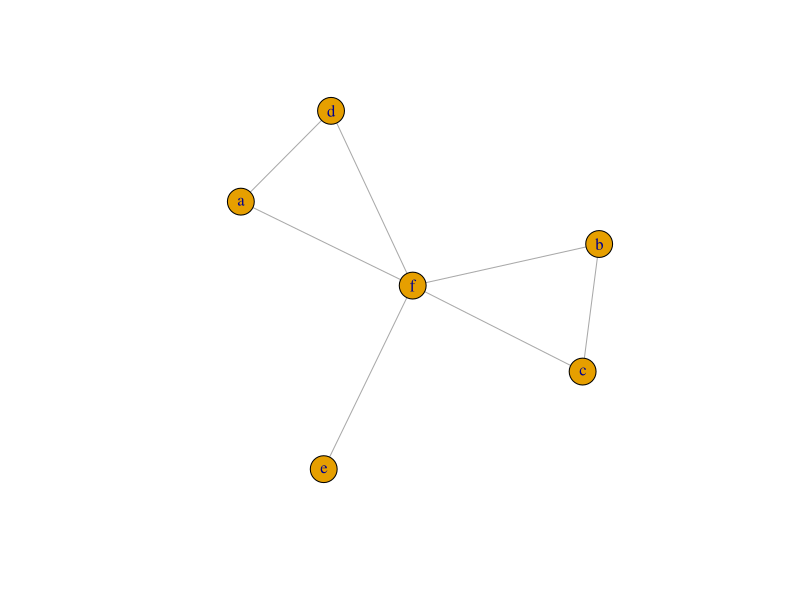
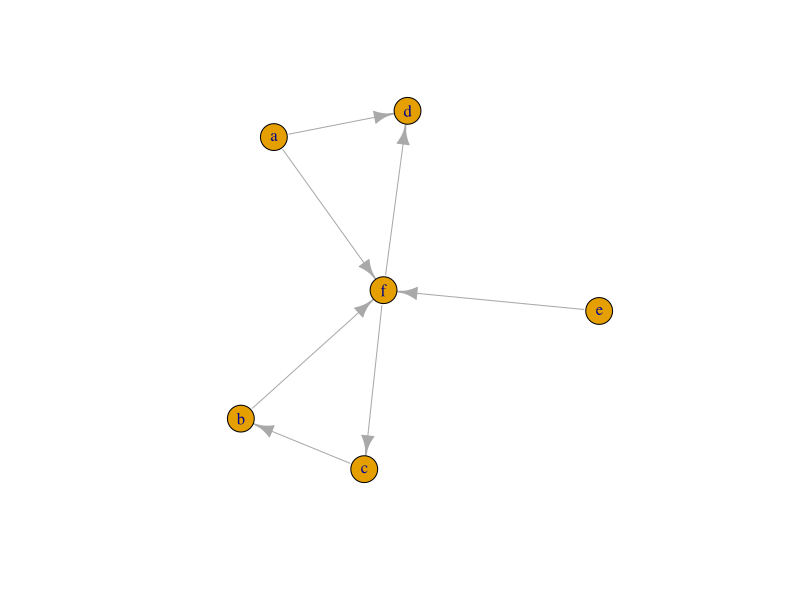
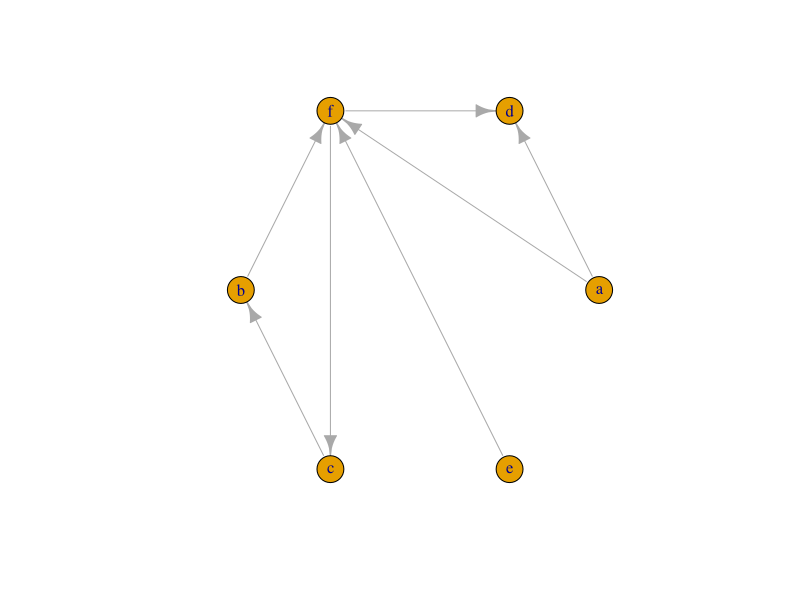
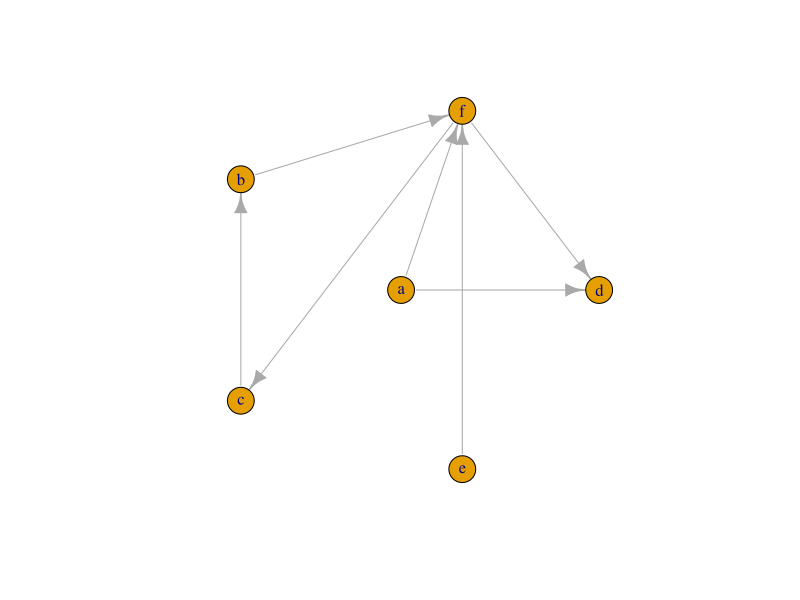
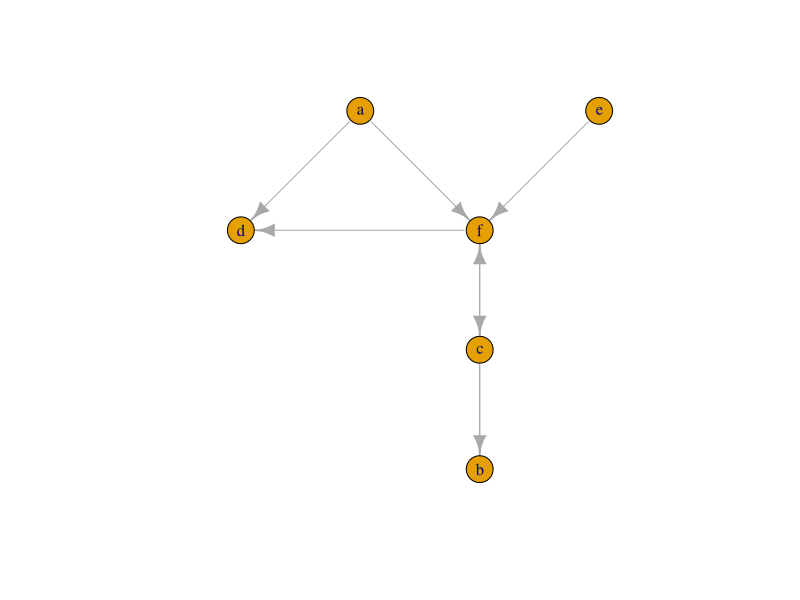
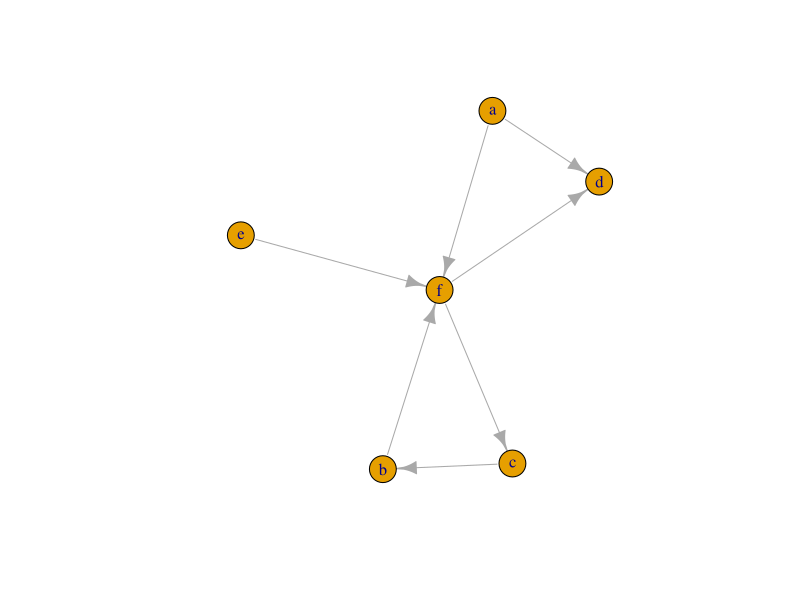

Source code (R) for these figures, in order:
library(igraph)


#1
gU = make_graph(c('a','d',
                  'a','f',
                  'b','f',
                  'c','b',
                  'e','f',
                  'f','c',
                  'f','d'),
                directed = F)
class(gU)

plot(gU)

V(gU)
E(gU)

gU[]

degree(gU)
closeness(gU)
betweenness(gU)

#2

gD = make_graph(c('a','d',
                  'a','f',
                  'b','f',
                  'c','b',
                  'e','f',
                  'f','c',
                  'f','d'),
                directed = T)

plot(gD)

V(gD)
E(gD)

gD[]

degree(gD)
closeness(gD)
betweenness(gD)


l = layout_in_circle(gD)
plot(gD,layout = l)

l = layout_as_star(gD)
plot(gD,layout = l)

l = layout_as_tree(gD)
plot(gD,layout = l)

plot(gD,layout=layout_nicely(gD))


hs = hub_score(gD)
sort(hs$vector, decreasing = T)


as = authority_score(gD)
sort(as$vector, decreasing = T)


pr = page_rank(gD,damping = 0.9)
sort(pr$vector, decreasing = T)
